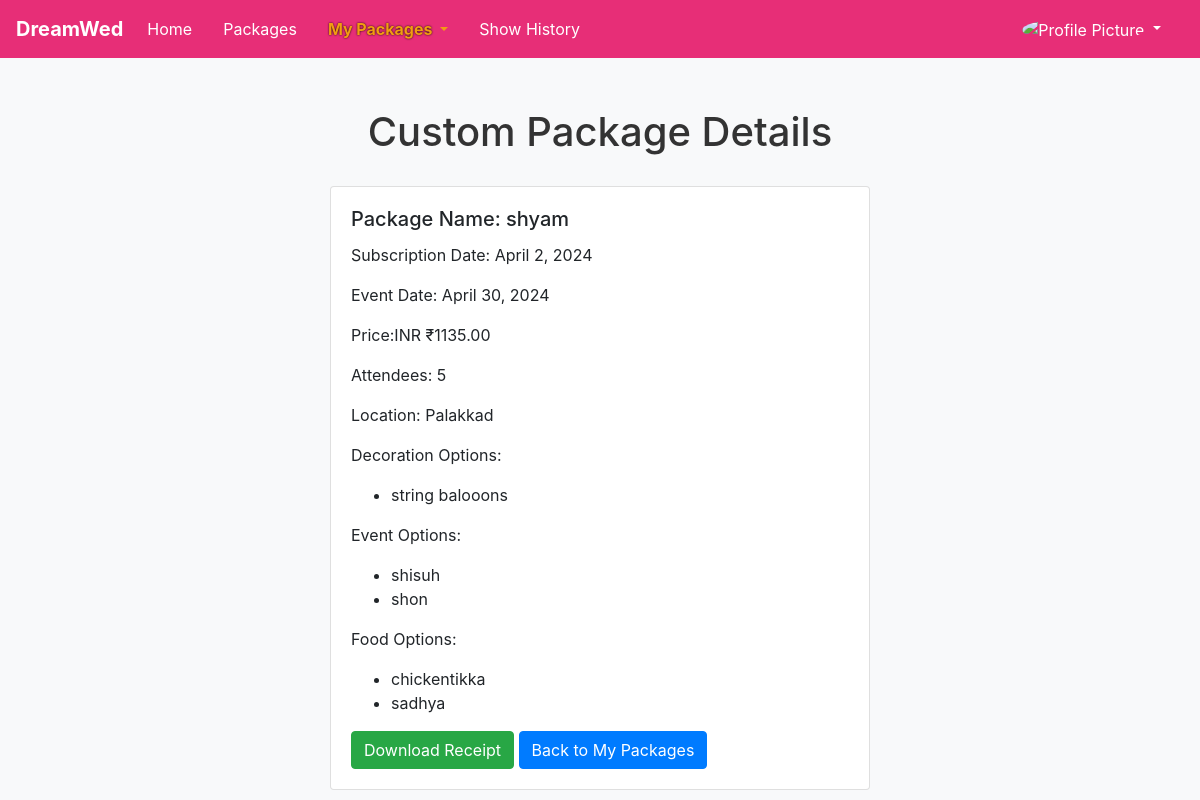
The page /matdest/view_custom_package_details/22/ on the database as committed earlier.
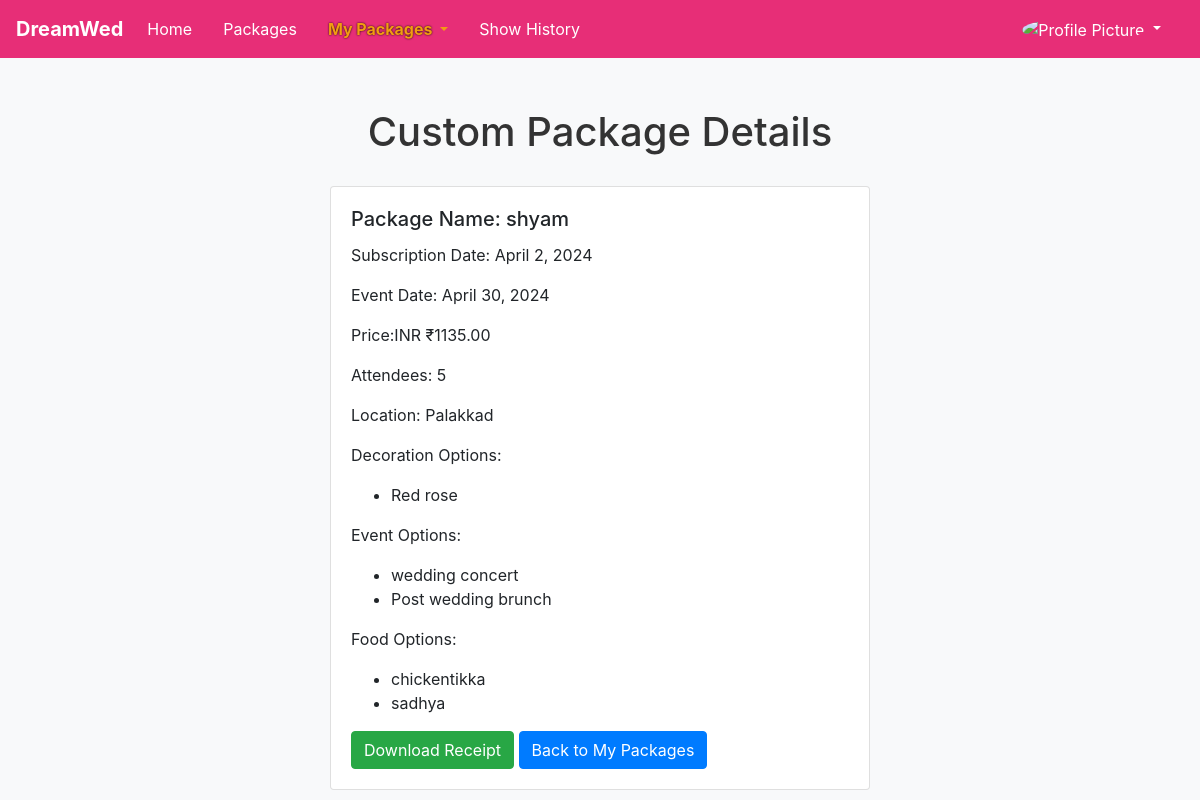
The same page on the database as committed later.
### destmanager/models.py (models this page shows)
class DecorationOption(models.Model):
    TYPE_CHOICES = (
        ('floral', 'Floral Decorations'),
        ('candles', 'Candles and Lanterns'),
        ('lighting', 'Lighting'),
        ('signage', 'Custom Signage and Stationery'),
        ('themed', 'Themed Decor'),
    )
    type = models.CharField(max_length=10, choices=TYPE_CHOICES)
    subtype = models.CharField(max_length=20)
    name = models.CharField(max_length=255)
    description = models.TextField()
    image = models.ImageField(upload_to='decoration_images/')
    price = models.DecimalField(max_digits=8, decimal_places=2)
    def __str__(self):
        return self.name

class EventOption(models.Model):
    CATEGORY_CHOICES = (
        ('wedding_events', 'Wedding Events'),
        ('pre_wedding_events', 'Pre Wedding Events'),
        ('post_wedding_events', 'Post Wedding Events'),
    )
    category = models.CharField(max_length=40, choices=CATEGORY_CHOICES)
    event = models.CharField(max_length=20)
    name = models.CharField(max_length=255)
    description = models.TextField()
    image = models.ImageField(upload_to='food_images/')
    price = models.DecimalField(max_digits=8, decimal_places=2)
    def __str__(self):
        return self.name

### matdest/views.py (the view)
# urls.py: path('view_custom_package_details/<int:booking_id>/', views.view_custom_package_details, name='view_custom_package_details'),
def view_custom_package_details(request, booking_id):
    booking = get_object_or_404(CustomPackageBooking, pk=booking_id)
    return render(request, 'matdest/view_custom_package_details.html', {'booking': booking})

### destmanager/models.py (called while the page is built)
    def __str__(self):
        return self.name

### matdest/templates/matdest/view_custom_package_details.html (shortened to what this page needs)
<!DOCTYPE html>
<html lang="en">
<head>
    <link rel="stylesheet" href="https://maxcdn.bootstrapcdn.com/bootstrap/4.5.2/css/bootstrap.min.css">
</head>
<body>
    <nav class="navbar navbar-expand-lg navbar-light custom-navbar">
        <a class="navbar-brand" href="{% url 'matrimony:home' %}">DreamWed</a>
        <div class="collapse navbar-collapse" id="navbarNav">
            <ul class="navbar-nav">
                <li class="nav-item ">
                    <a class="nav-link" href="{% url 'matdest:desthome' %}">Home</a>
                </li>
                <li class="nav-item">
                    <a class="nav-link" href="{% url 'matdest:view_packages' %}">Packages</a>
                </li>
                <li class="nav-item dropdown active">
                <a class="nav-link dropdown-toggle" href="#" id="packagesDropdown" role="button" data-toggle="dropdown" aria-haspopup="true" aria-expanded="false">
                    My Packages
                </a>
            </li>
            <li class="nav-item">
                <a class="nav-link" href="{% url 'matdest:generate_user_report' %}">Show History</a>
            </li>
            </ul>
            <ul class="navbar-nav ml-auto">
                <li class="nav-item dropdown">
                    <a class="nav-link dropdown-toggle" href="#" id="profileDropdown" role a "button" data-toggle="dropdown" aria-haspopup="true" aria-expanded="false">
                        <img src="{{ request.session.profile_image_url }}" alt="Profile Picture" width="40" height="40" class="rounded-circle">
                    </a>
                </li>
            </ul>
        </div>
    </nav>
    <div class="container">
        <h1>Custom Package Details</h1>
        <div class="row">
            <div class="col-md-6 offset-md-3">
                <div class="card">
                    <div class="card-body">
                        <h5 class="card-title">Package Name: {{ booking.package_name }}</h5>
                        <p class="card-text">Subscription Date: {{ booking.subscription_date|date:"F j, Y" }}</p>
                        <p class="card-text">Event Date: {{ booking.event_date|date:"F j, Y" }}</p>
                        <p class="card-text">Price:INR ₹{{ booking.price }}</p>
                        <p class="card-text">Attendees: {{ booking.attendees }}</p>
                        <p class="card-text">Location: {{ booking.location }}</p>
                        <p class="card-text">Decoration Options:</p>
                        <ul>
                            {% for decor_option in booking.decor_type.all %}
                            <li>{{ decor_option }}</li>
                            {% endfor %}
                        </ul>
                        <p class="card-text">Event Options:</p>
                        <ul>
                            {% for event_option in booking.event_type.all %}
                            <li>{{ event_option }}</li>
                            {% endfor %}
                        </ul>
                        <p class="card-text">Food Options:</p>
                        <ul>
                            {% for food_option in booking.food_type.all %}
                            <li>{{ food_option }}</li>
                            {% endfor %}
                        </ul>
                        {% if booking.receipt %}
                        <a href="{{ booking.receipt.url }}" class="btn btn-success" download>Download Receipt</a>
                        {% else %}
                        No receipt available
                        {% endif %}
                        <a href="{% url 'matdest:my_custom_packages' %}" class="btn btn-primary">Back to My Packages</a>
                    </div>
                </div>
            </div>
        </div>
    </div>
</body>
</html>

Rows that differ between the two databases and show on the page:
removed DecorationOption: name "string balooons"
added DecorationOption: name "Red rose"
changed EventOption: name "shisuh" → "wedding concert"
changed EventOption: name "shon" → "Post wedding brunch"
